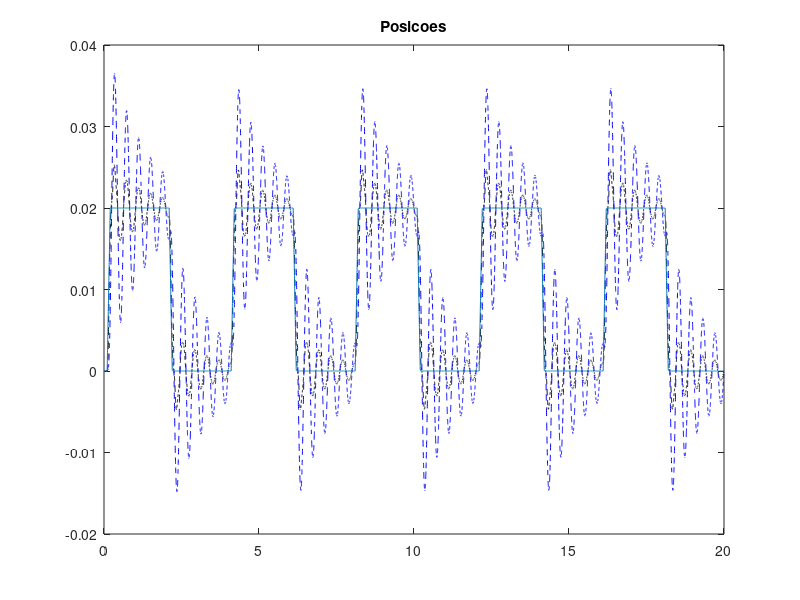
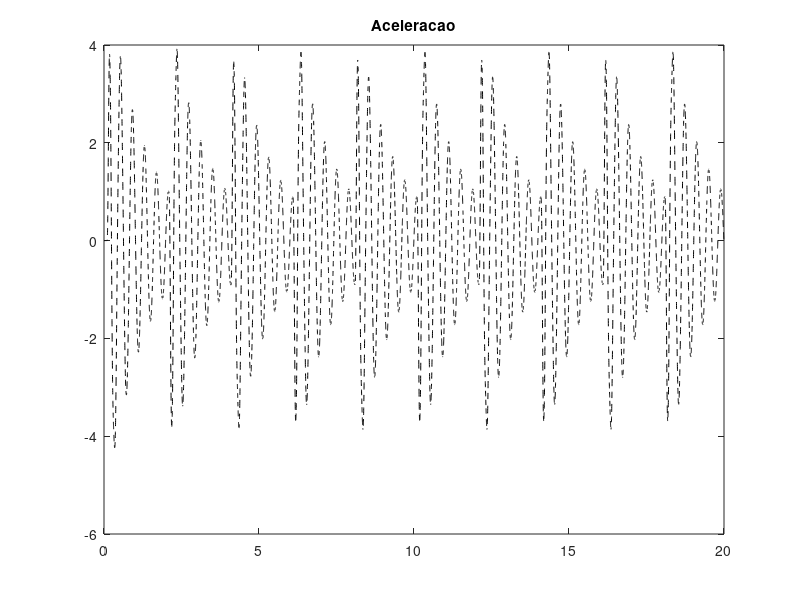

The MATLAB source for these figures, in order:
% SETUP_AS
%
% Laboratório de Controle de Suspensão Ativa:
%
% SETUP_AS define os parâmetros do modelo e configura os parâmetros
% do controlador para o experimento de Suspensão Ativa da Quanser.
%
% Copyright (C) 2013 Quanser Consulting Inc.
% Quanser Consulting Inc.
%

% clear all; close all; clc;

% ############### PARÂMETROS DO MODELO ###############

Ks = 2*450; % Rigidez da Suspensão (N/m) 
Kus = 2*1250; % Rigidez do Pneu (N/m)
Ms = 2.45; % Massa Suspensa (kg) 
Mus = 1; % ou Massa Não Suspensa (kg)
Bs = 7.5;% Coeficiente de Amortecimento Inerente da Suspensão (sec/m)
Bus = 5;% Coeficiente de Amortecimento Inerente do Pneu (sec/m)

%Define os parâmetros do modelo da Suspensão Ativa.
%Esta seção define as matrizes A,B,C e D para o modelo de Suspensão Ativa.

A=[0 1 0 -1
  -Ks/Ms -Bs/Ms 0 Bs/Ms
   0 0 0 1
   Ks/Mus Bs/Mus -Kus/Mus -(Bs+Bus)/Mus];
Bw = [0; 0; -1; Bus/Mus]; % w = [d]'
Bu = [0; 1/Ms; 0; -1/Mus];
Cz = [0 0 0 0; -Ks/Ms -Bs/Ms 0 Bs/Ms];
Cy = [-Ks/Ms -Bs/Ms 0 Bs/Ms];
Dzw =[0; 0];
Dzu =[1; 1/Ms];
Dyw =[0];
Dyu =[1/Ms];

sis_ma = ss(A,Bw,Cz,Dzw);

%% Perfil da Estrada
load Zr; % t e zr
T = 0.001;
t = Zr(:,1);
zr = Zr(:,2);
d = diff([0;zr])/T;

%% Simulação do sistema
[ya t xa]=lsim(sis_ma,d,t);

zusa = xa(:,3)+zr;
zsa = xa(:,1)+zusa;

figure,plot(t,zusa,'k--',t,zsa,'b--',t,zr), title('Posicoes')
figure,plot(t,ya(:,2),'k--'), title('Aceleracao')

